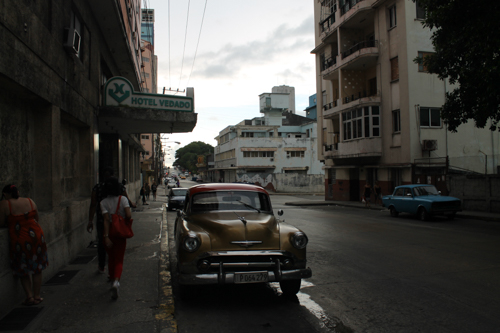
#> input picture Aufgabe2/bild01.jpg, 500 x 333 px
$ python template.py
#> lines starting #> are read from the running program, lines starting #| are printed output that depends on the picture
#> further down, im is the input picture: PIL image 500x333 RGB; mean R, G, B 62.9, 61.8, 58.3
# coding=utf-8
from PIL import Image
import numpy as np
import matplotlib.pyplot as plt
import matplotlib.cm as cm


def computeHisto(img):

    gray = rgb2gray(img);
    histo = np.zeros(256,dtype=int)

    for index, val in np.ndenumerate(gray):
        # Der Zaehler für den jeweiligen Intensitaetswert im Histogramm wird hochgesetzt
        histo[int(val)] += 1

    return histo


def bin_Histo(img, bin=1):

    K = 256 #Anzahl von Intensitaetswerten
    grauwertklassen = int(np.ceil(K / bin)) #Anzahl von Grauwertklassen auf Basis der angegebenen Bin-Groesse

    gray = rgb2gray(img)
    bin_histo = np.zeros(grauwertklassen, dtype=int)

    for index, val in np.ndenumerate(gray):
        # Um das Histogrammelement zu finden, kann der Pixelwert durch die Intervalllaenge dividiert
        # bzw. mit dem Kehrwert multipliziert werden
        i = int(val * grauwertklassen/K)
        # Der Zaehler fuer das Histogrammelement wird erhoeht
        bin_histo[i] += 1

    return bin_histo


def brighten(img, offset):

    img_brightened_arr = np.copy(img)

    for index, val in np.ndenumerate(img):
        # check clamping
        if (val + offset) < 255:
            # add offset to img
            img_brightened_arr[index] = val + offset
        else:
            img_brightened_arr[index] = 255

    return img_brightened_arr


def get_lut(k=256):

    # create lut-table
    # which only brightens the darker pixel values (e.g. < 200)
    # bright pixel values should not change that much

    # Dynamische Festlegung von Schwellwerten und Erhellungsfaktoren zur Nutzung von anderen Bittiefen
    lut = np.zeros(k, dtype=int)
    upper_threshold = int(round(k/5*4))
    brighten_factor = int(round(k*0.04))
    lower_brighten_factor = int(round(brighten_factor/2))
    #print('Obere Grenze: ' + str(upper_threshold))
    #print('Helligkeitsfaktor: ' + str(brighten_factor))
    #print('kleinerer Faktor: ' + str(lower_brighten_factor))

    for index,val in np.ndenumerate(lut):
        if index[0] < upper_threshold:
            lut[index[0]] = index[0]+brighten_factor
        elif (index[0]+lower_brighten_factor) > (k-1):
            lut[index[0]] = (k-1)
        else:
            lut[index[0]] = index[0]+lower_brighten_factor

    return lut


def brighten_with_lut(img, lut):

    img_arr_brightened = np.copy(img)

    # check clamping --> clamping already checked when generating lookup table

    # brighten image using the lookup-table
    for index, val in np.ndenumerate(img):
        img_arr_brightened[index] = lut[val]

    return img_arr_brightened


def rgb2gray(img):

    new = np.array(img)

    # convert to grayscale image (only one channel)
    # Aufteilung in separate Channel
    r, g, b = img[:, :, 0], img[:, :, 1], img[:, :, 2]
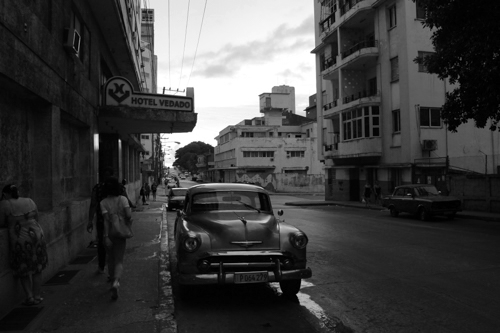
#> r: shape (333, 500); min 0, max 255, mean 62.9
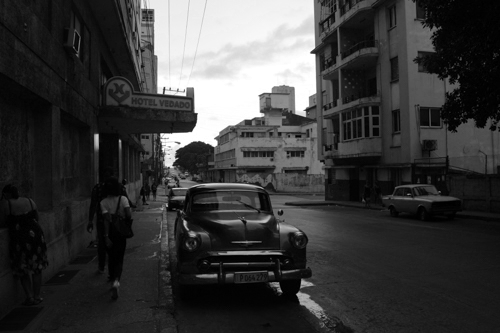
#> b: shape (333, 500); min 0, max 255, mean 58.3
    # Multiplikation mit "allgemein bekannten" Gewichtungsfaktoren (siehe z.B. hier https://en.wikipedia.org/wiki/Grayscale)
    gray = np.rint(0.2989 * r + 0.5870 * g + 0.1140 * b)
    new[:, :, 0] = gray
    new[:, :, 1] = gray
    new[:, :, 2] = gray

    new_image = Image.fromarray(new, 'RGB')
    new_image.save('bild01_gray.jpg')

    return gray


if __name__ == '__main__':
    # read img
    im = Image.open("bild01.jpg")

    # convert to numpy array
    im_array = np.array(im)

    # convert to grayscale
    im_gray = rgb2gray(im_array)

    # brighten image
    im_brightened = brighten(im_array, 20)
#> the loop in brighten, `for index, val in np.ndenumerate(img):` made 499500 passes
#> (index, val) on passes 1 to 3: ((0, 0, 0), 34), ((0, 0, 1), 29), ((0, 0, 2), 25)

    # brighten image with lut-table
    lut = get_lut(256)
    im_brightened_with_lut = brighten_with_lut(im_array, lut)
#> the loop in brighten_with_lut, `for index, val in np.ndenumerate(img):` made 499500 passes

    histo = computeHisto(im_array)
#> the loop in computeHisto, `for index, val in np.ndenumerate(gray):` made 166500 passes
#> (index, val) on passes 1 to 3: ((0, 0), 30), ((0, 1), 27), ((0, 2), 24)
#> after the loop in computeHisto, `for index, val in np.ndenumerate(gray):`: histo = 256 values, max 3673 at index 25, min 7 at index 184, mean 650.4

    # compute histogram (with bin-size)
    histo = bin_Histo(im_array, 5)
#> the loop in bin_Histo, `for index, val in np.ndenumerate(gray):` made 166500 passes
#> (index, val, i) on passes 1 to 3: ((0, 0), 30, 6), ((0, 1), 27, 5), ((0, 2), 24, 4)
#> after the loop in bin_Histo, `for index, val in np.ndenumerate(gray):`: bin_histo = 52 values, max 16941 at index 5, min 44 at index 38, mean 3201.9
#> histo has the same summary as bin_histo in bin_Histo

    # plot histogram
    N = histo.size
#> N = 52
    x = range(N)
    width = 1

    plt.figure(1)
    plt.subplot(211)
    plt.bar(x, histo, width, color="blue")
    plt.xlim([0,N-1])

    # plot processed img
    plt.subplot(212)
    plt.imshow(im, cmap = cm.Greys_r)

    plt.show()
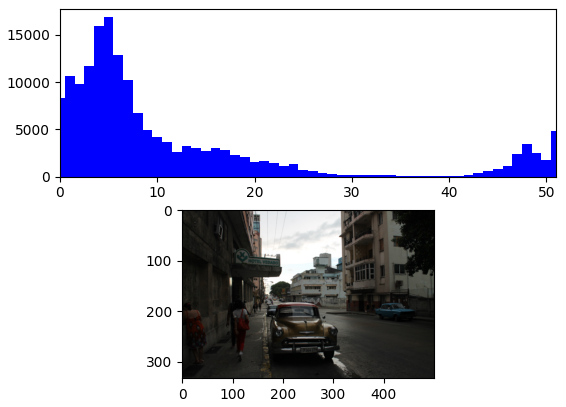
#> figure drawn by matplotlib, 2 panels; panel 1: tallest bar 16941 high, from x = 4.5 to 5.5

$ run again, with Aufgabe2/bild03.jpg copied over Aufgabe2/bild01.jpg
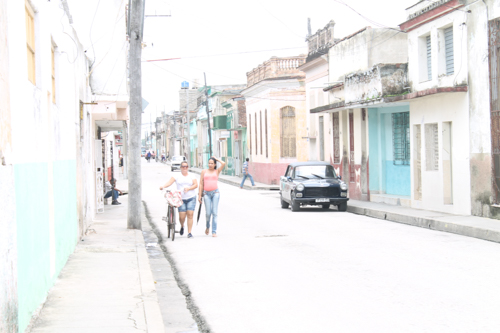
#> input picture Aufgabe2/bild03.jpg, 500 x 333 px
#> im is the input picture: PIL image 500x333 RGB; mean R, G, B 233, 232.5, 231.9
#> in rgb2gray, `r, g, b = img[:, :, 0], img[:, :, 1], img[:, :, 2]`:
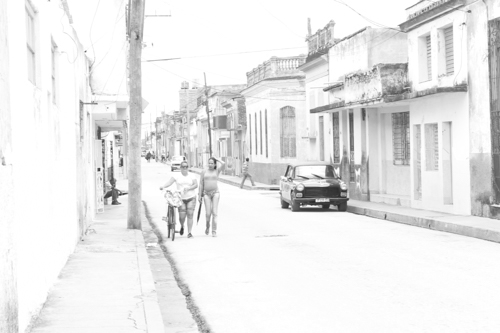
#> g: shape (333, 500); min 40, max 255, mean 232.5
#> the loop in brighten, `for index, val in np.ndenumerate(img):` made 499500 passes
#> (index, val) on passes 1 to 3: ((0, 0, 0), 250), ((0, 0, 1), 248), ((0, 0, 2), 249)
#> the loop in brighten_with_lut, `for index, val in np.ndenumerate(img):` made 499500 passes
#> the loop in computeHisto, `for index, val in np.ndenumerate(gray):` made 166500 passes
#> (index, val) on passes 1 to 3: ((0, 0), 249), ((0, 1), 248), ((0, 2), 249)
#> after the loop in computeHisto, `for index, val in np.ndenumerate(gray):`: histo = 256 values, max 28927 at index 255, min 0 at index 0, mean 650.4
#> the loop in bin_Histo, `for index, val in np.ndenumerate(gray):` made 166500 passes
#> (index, val, i) on passes 1 to 3: ((0, 0), 249, 50), ((0, 1), 248, 50), ((0, 2), 249, 50)
#> after the loop in bin_Histo, `for index, val in np.ndenumerate(gray):`: bin_histo = 52 values, max 68578 at index 51, min 0 at index 0, mean 3201.9
#> `histo = bin_Histo(im_array, 5)`: histo has the same summary as bin_histo in bin_Histo
#> `plt.show()`:
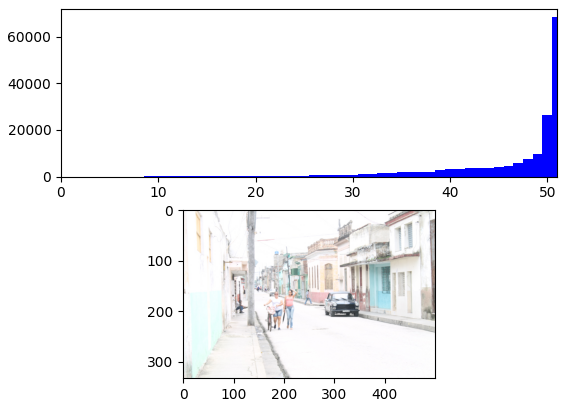
#> figure drawn by matplotlib, 2 panels; panel 1: tallest bar 68578 high, from x = 50.5 to 51.5
